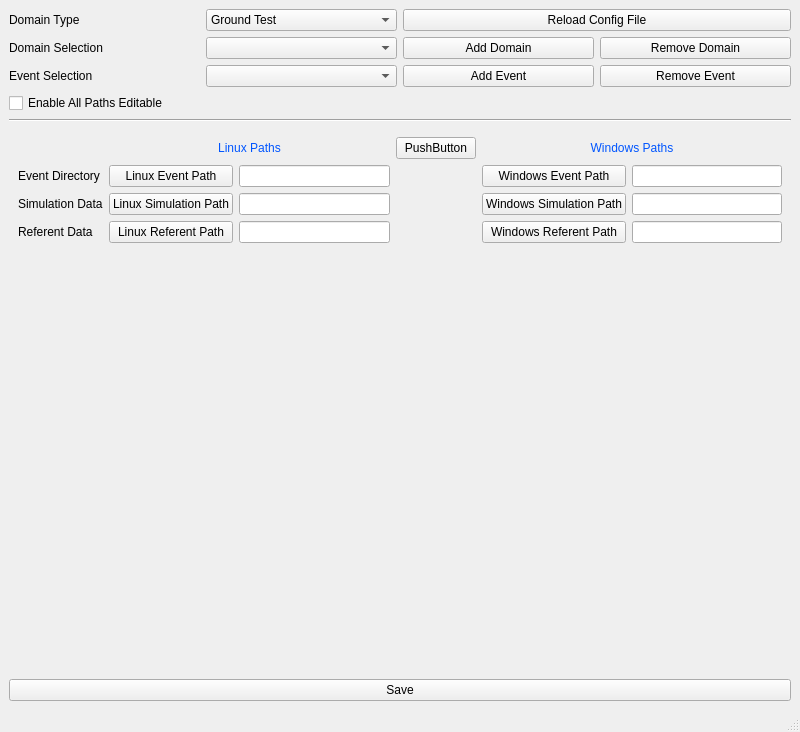
<?xml version="1.0" encoding="UTF-8"?>
<ui version="4.0">
 <class>MainWindow</class>
 <widget class="QMainWindow" name="MainWindow">
  <property name="geometry">
   <rect>
    <x>0</x>
    <y>0</y>
    <width>800</width>
    <height>732</height>
   </rect>
  </property>
  <property name="windowTitle">
   <string>MainWindow</string>
  </property>
  <widget class="QWidget" name="centralwidget">
   <layout class="QGridLayout" name="gridLayout_2">
    <item row="0" column="0">
     <layout class="QGridLayout" name="gridLayout">
      <item row="0" column="1">
       <widget class="QComboBox" name="DomainTypeCombo">
        <item>
         <property name="text">
          <string>Ground Test</string>
         </property>
        </item>
        <item>
         <property name="text">
          <string>MAT</string>
         </property>
        </item>
        <item>
         <property name="text">
          <string>Generic</string>
         </property>
        </item>
       </widget>
      </item>
      <item row="2" column="0">
       <widget class="QLabel" name="label_3">
        <property name="text">
         <string>Event Selection</string>
        </property>
       </widget>
      </item>
      <item row="0" column="2" colspan="2">
       <widget class="QPushButton" name="ReloadJsonButton">
        <property name="text">
         <string>Reload Config File</string>
        </property>
       </widget>
      </item>
      <item row="5" column="0" colspan="4">
       <widget class="QStackedWidget" name="stackedWidget">
        <property name="currentIndex">
         <number>1</number>
        </property>
        <widget class="QWidget" name="page">
         <layout class="QGridLayout" name="gridLayout_4">
          <item row="0" column="1">
           <layout class="QGridLayout" name="gridLayout_3">
            <item row="1" column="0">
             <widget class="QLabel" name="label_4">
              <property name="text">
               <string>Event Base Directory </string>
              </property>
             </widget>
            </item>
            <item row="2" column="3">
             <widget class="QLabel" name="label_12">
              <property name="sizePolicy">
               <sizepolicy hsizetype="Preferred" vsizetype="Fixed">
                <horstretch>0</horstretch>
                <verstretch>0</verstretch>
               </sizepolicy>
              </property>
              <property name="text">
               <string>&lt;html&gt;&lt;head/&gt;&lt;body&gt;&lt;p align=&quot;center&quot;&gt;&lt;span style=&quot; color:#0055ff;&quot;&gt;Digest Paths&lt;/span&gt;&lt;/p&gt;&lt;/body&gt;&lt;/html&gt;</string>
              </property>
             </widget>
            </item>
            <item row="10" column="0">
             <widget class="QLabel" name="label_15">
              <property name="text">
               <string>Phases - JU - Tescase Setup</string>
              </property>
             </widget>
            </item>
            <item row="3" column="1">
             <widget class="QPushButton" name="ConfigPathLinuxButton">
              <property name="text">
               <string>Linux Config Path</string>
              </property>
             </widget>
            </item>
            <item row="1" column="5">
             <widget class="QLineEdit" name="EventPathWindowsLine"/>
            </item>
            <item row="1" column="4">
             <widget class="QPushButton" name="EventPathWindowsButton">
              <property name="text">
               <string>Windows Event Base</string>
              </property>
             </widget>
            </item>
            <item row="0" column="1" colspan="2">
             <widget class="QLabel" name="label_13">
              <property name="text">
               <string>&lt;html&gt;&lt;head/&gt;&lt;body&gt;&lt;p align=&quot;center&quot;&gt;&lt;span style=&quot; color:#0055ff;&quot;&gt;Linux Paths&lt;/span&gt;&lt;/p&gt;&lt;/body&gt;&lt;/html&gt;</string>
              </property>
             </widget>
            </item>
            <item row="0" column="4" colspan="2">
             <widget class="QLabel" name="label_14">
              <property name="text">
               <string>&lt;html&gt;&lt;head/&gt;&lt;body&gt;&lt;p align=&quot;center&quot;&gt;&lt;span style=&quot; color:#0055ff;&quot;&gt;Windows Paths&lt;/span&gt;&lt;/p&gt;&lt;/body&gt;&lt;/html&gt;</string>
              </property>
             </widget>
            </item>
            <item row="3" column="5">
             <widget class="QLineEdit" name="ConfigPathWindowsLine"/>
            </item>
            <item row="7" column="4">
             <widget class="QPushButton" name="DataPathWindowsButton">
              <property name="text">
               <string>Windows Data Path</string>
              </property>
             </widget>
            </item>
            <item row="0" column="3" rowspan="2">
             <widget class="Line" name="line_2">
              <property name="orientation">
               <enum>Qt::Vertical</enum>
              </property>
             </widget>
            </item>
            <item row="3" column="3" rowspan="7">
             <widget class="Line" name="line">
              <property name="orientation">
               <enum>Qt::Vertical</enum>
              </property>
             </widget>
            </item>
            <item row="2" column="1" colspan="2">
             <widget class="QPushButton" name="AutoCompleteDigestPathsLinux">
              <property name="text">
               <string>Auto Complete Digest Paths</string>
              </property>
             </widget>
            </item>
            <item row="8" column="0">
             <widget class="QLabel" name="label_11">
              <property name="text">
               <string>OSF Directory</string>
              </property>
             </widget>
            </item>
            <item row="5" column="0">
             <widget class="QLabel" name="label_8">
              <property name="text">
               <string>Output Directory</string>
              </property>
             </widget>
            </item>
            <item row="1" column="2">
             <widget class="QLineEdit" name="EventPathLinuxLine"/>
            </item>
            <item row="9" column="0">
             <widget class="QLabel" name="label_5">
              <property name="text">
               <string>ITP Directory</string>
              </property>
             </widget>
            </item>
            <item row="1" column="1">
             <widget class="QPushButton" name="EventPathLinuxButton">
              <property name="text">
               <string>Linux Event Base</string>
              </property>
             </widget>
            </item>
            <item row="7" column="0">
             <widget class="QLabel" name="label_10">
              <property name="text">
               <string>Data Directory</string>
              </property>
             </widget>
            </item>
            <item row="9" column="2">
             <widget class="QLineEdit" name="ITPPathLinuxLine"/>
            </item>
            <item row="9" column="1">
             <widget class="QPushButton" name="ITPPathLinuxButton">
              <property name="text">
               <string>Linux ITP Path</string>
              </property>
             </widget>
            </item>
            <item row="10" column="2" colspan="3">
             <widget class="QComboBox" name="comboBox">
              <item>
               <property name="text">
                <string>Phases</string>
               </property>
              </item>
              <item>
               <property name="text">
                <string>JU</string>
               </property>
              </item>
              <item>
               <property name="text">
                <string>Testcase</string>
               </property>
              </item>
              <item>
               <property name="text">
                <string>Extra Paths</string>
               </property>
              </item>
             </widget>
            </item>
            <item row="6" column="0">
             <widget class="QLabel" name="label_9">
              <property name="text">
               <string>Documentation Directory</string>
              </property>
             </widget>
            </item>
            <item row="8" column="2">
             <widget class="QLineEdit" name="OSFPathLinuxLine"/>
            </item>
            <item row="9" column="4">
             <widget class="QPushButton" name="ITPPathWindowsButton">
              <property name="text">
               <string>Windows ITP Path</string>
              </property>
             </widget>
            </item>
            <item row="3" column="0">
             <widget class="QLabel" name="label_6">
              <property name="text">
               <string>Config Directory</string>
              </property>
             </widget>
            </item>
            <item row="4" column="0">
             <widget class="QLabel" name="label_7">
              <property name="text">
               <string>Execution Directory</string>
              </property>
             </widget>
            </item>
            <item row="5" column="4">
             <widget class="QPushButton" name="OutputPathWindowsButton">
              <property name="text">
               <string>Windows Output Path</string>
              </property>
             </widget>
            </item>
            <item row="6" column="2">
             <widget class="QLineEdit" name="DoxPathLinuxLine"/>
            </item>
            <item row="4" column="2">
             <widget class="QLineEdit" name="ExecPathLinuxLine"/>
            </item>
            <item row="5" column="2">
             <widget class="QLineEdit" name="OutputPathLinuxLine"/>
            </item>
            <item row="3" column="2">
             <widget class="QLineEdit" name="ConfigPathLinuxLine"/>
            </item>
            <item row="7" column="2">
             <widget class="QLineEdit" name="DataPathLinuxLine"/>
            </item>
            <item row="4" column="5">
             <widget class="QLineEdit" name="ExecPathWindowsLine"/>
            </item>
            <item row="2" column="4" colspan="2">
             <widget class="QPushButton" name="AutoCompleteDigestPathsWindows">
              <property name="text">
               <string>Auto Complete Digest Paths</string>
              </property>
             </widget>
            </item>
            <item row="11" column="0" colspan="6">
             <widget class="QStackedWidget" name="stackedWidget_2">
              <property name="currentIndex">
               <number>0</number>
              </property>
              <widget class="QWidget" name="page_3">
               <layout class="QGridLayout" name="gridLayout_6">
                <item row="0" column="0">
                 <layout class="QGridLayout" name="gridLayout_5">
                  <item row="0" column="0">
                   <widget class="QPushButton" name="GTAddPhaseButton">
                    <property name="text">
                     <string>Add Phase</string>
                    </property>
                   </widget>
                  </item>
                  <item row="0" column="2">
                   <widget class="QPushButton" name="GTPhasesAutoSetupLinux">
                    <property name="text">
                     <string>Auto Setup (Linux)</string>
                    </property>
                   </widget>
                  </item>
                  <item row="0" column="1">
                   <widget class="QPushButton" name="GTRemovePhasesButton">
                    <property name="text">
                     <string>Remove Phases</string>
                    </property>
                   </widget>
                  </item>
                  <item row="0" column="3">
                   <widget class="QPushButton" name="GTPhasesAutoSetupWindows">
                    <property name="text">
                     <string>Auto Setup (Windows)</string>
                    </property>
                   </widget>
                  </item>
                  <item row="1" column="0" colspan="4">
                   <widget class="QTreeWidget" name="GTPhaseTree">
                    <property name="selectionMode">
                     <enum>QAbstractItemView::ExtendedSelection</enum>
                    </property>
                    <column>
                     <property name="text">
                      <string>OS</string>
                     </property>
                    </column>
                    <column>
                     <property name="text">
                      <string>Association</string>
                     </property>
                    </column>
                    <column>
                     <property name="text">
                      <string>Button</string>
                     </property>
                    </column>
                    <column>
                     <property name="text">
                      <string>Phase</string>
                     </property>
                    </column>
                    <column>
                     <property name="text">
                      <string>Path</string>
                     </property>
                    </column>
                   </widget>
                  </item>
                 </layout>
                </item>
               </layout>
              </widget>
              <widget class="QWidget" name="page_4">
               <layout class="QGridLayout" name="gridLayout_8">
                <item row="0" column="0">
                 <layout class="QGridLayout" name="gridLayout_7">
                  <item row="0" column="0">
                   <widget class="QPushButton" name="pushButton">
                    <property name="text">
                     <string>Add JU</string>
                    </property>
                   </widget>
                  </item>
                  <item row="0" column="1">
                   <widget class="QPushButton" name="pushButton_2">
                    <property name="text">
                     <string>Remove JUs</string>
                    </property>
                   </widget>
                  </item>
                  <item row="1" column="0" colspan="2">
                   <widget class="QTableWidget" name="tableWidget"/>
                  </item>
                 </layout>
                </item>
               </layout>
              </widget>
              <widget class="QWidget" name="page_5">
               <layout class="QGridLayout" name="gridLayout_12">
                <item row="0" column="0">
                 <layout class="QGridLayout" name="gridLayout_11"/>
                </item>
               </layout>
              </widget>
              <widget class="QWidget" name="page_6">
               <layout class="QGridLayout" name="gridLayout_10">
                <item row="0" column="0">
                 <layout class="QGridLayout" name="gridLayout_9"/>
                </item>
               </layout>
              </widget>
             </widget>
            </item>
            <item row="5" column="1">
             <widget class="QPushButton" name="OutputPathLinuxButton">
              <property name="text">
               <string>Linux Output Path</string>
              </property>
             </widget>
            </item>
            <item row="7" column="1">
             <widget class="QPushButton" name="DataPathLinuxButton">
              <property name="text">
               <string>Linux Data Path</string>
              </property>
             </widget>
            </item>
            <item row="4" column="1">
             <widget class="QPushButton" name="ExecPathLinuxButton">
              <property name="text">
               <string>Linux Exec Path</string>
              </property>
             </widget>
            </item>
            <item row="6" column="5">
             <widget class="QLineEdit" name="DoxPathWindowsLine"/>
            </item>
            <item row="6" column="4">
             <widget class="QPushButton" name="DoxPathWindowsButton">
              <property name="text">
               <string>Windows Dox Path</string>
              </property>
             </widget>
            </item>
            <item row="8" column="5">
             <widget class="QLineEdit" name="OSFPathWindowsLine"/>
            </item>
            <item row="5" column="5">
             <widget class="QLineEdit" name="OutputPathWindowsLine"/>
            </item>
            <item row="7" column="5">
             <widget class="QLineEdit" name="DataPathWindowsLine"/>
            </item>
            <item row="6" column="1">
             <widget class="QPushButton" name="DoxPathLinuxButton">
              <property name="text">
               <string>Linux Dox Path</string>
              </property>
             </widget>
            </item>
            <item row="4" column="4">
             <widget class="QPushButton" name="ExecPathWindowsButton">
              <property name="text">
               <string>Windows Exec Path</string>
              </property>
             </widget>
            </item>
            <item row="8" column="1">
             <widget class="QPushButton" name="OSFPathLinuxButton">
              <property name="text">
               <string>Linux OSF Path</string>
              </property>
             </widget>
            </item>
            <item row="3" column="4">
             <widget class="QPushButton" name="ConfigPathWindowsButton">
              <property name="text">
               <string>Windows Config Path</string>
              </property>
             </widget>
            </item>
            <item row="8" column="4">
             <widget class="QPushButton" name="OSFPathWindowsButton">
              <property name="text">
               <string>Windows OSF Path</string>
              </property>
             </widget>
            </item>
            <item row="9" column="5">
             <widget class="QLineEdit" name="ITPPathWindowsLine"/>
            </item>
           </layout>
          </item>
         </layout>
        </widget>
        <widget class="QWidget" name="page_2">
         <layout class="QGridLayout" name="gridLayout_14">
          <item row="0" column="0">
           <layout class="QGridLayout" name="gridLayout_13">
            <item row="1" column="0">
             <widget class="QLabel" name="label_16">
              <property name="text">
               <string>Event Directory</string>
              </property>
             </widget>
            </item>
            <item row="1" column="5">
             <widget class="QLineEdit" name="lineEdit_2"/>
            </item>
            <item row="3" column="2">
             <widget class="QLineEdit" name="lineEdit_4"/>
            </item>
            <item row="3" column="1">
             <widget class="QPushButton" name="pushButton_7">
              <property name="text">
               <string>Linux Referent Path</string>
              </property>
             </widget>
            </item>
            <item row="0" column="4" colspan="2">
             <widget class="QLabel" name="label_20">
              <property name="text">
               <string>&lt;html&gt;&lt;head/&gt;&lt;body&gt;&lt;p align=&quot;center&quot;&gt;&lt;span style=&quot; color:#0055ff;&quot;&gt;Windows Paths&lt;/span&gt;&lt;/p&gt;&lt;/body&gt;&lt;/html&gt;</string>
              </property>
             </widget>
            </item>
            <item row="3" column="0">
             <widget class="QLabel" name="label_19">
              <property name="text">
               <string>Referent Data</string>
              </property>
             </widget>
            </item>
            <item row="0" column="1" colspan="2">
             <widget class="QLabel" name="label_17">
              <property name="text">
               <string>&lt;html&gt;&lt;head/&gt;&lt;body&gt;&lt;p align=&quot;center&quot;&gt;&lt;span style=&quot; color:#0055ff;&quot;&gt;Linux Paths&lt;/span&gt;&lt;/p&gt;&lt;/body&gt;&lt;/html&gt;</string>
              </property>
             </widget>
            </item>
            <item row="1" column="1">
             <widget class="QPushButton" name="pushButton_4">
              <property name="text">
               <string>Linux Event Path</string>
              </property>
             </widget>
            </item>
            <item row="1" column="4">
             <widget class="QPushButton" name="pushButton_3">
              <property name="text">
               <string>Windows Event Path</string>
              </property>
             </widget>
            </item>
            <item row="2" column="0">
             <widget class="QLabel" name="label_18">
              <property name="text">
               <string>Simulation Data</string>
              </property>
             </widget>
            </item>
            <item row="2" column="5">
             <widget class="QLineEdit" name="lineEdit_5"/>
            </item>
            <item row="1" column="2">
             <widget class="QLineEdit" name="lineEdit"/>
            </item>
            <item row="2" column="1">
             <widget class="QPushButton" name="pushButton_6">
              <property name="text">
               <string>Linux Simulation Path</string>
              </property>
             </widget>
            </item>
            <item row="4" column="1">
             <spacer name="verticalSpacer">
              <property name="orientation">
               <enum>Qt::Vertical</enum>
              </property>
              <property name="sizeHint" stdset="0">
               <size>
                <width>20</width>
                <height>40</height>
               </size>
              </property>
             </spacer>
            </item>
            <item row="2" column="2">
             <widget class="QLineEdit" name="lineEdit_3"/>
            </item>
            <item row="2" column="4">
             <widget class="QPushButton" name="pushButton_8">
              <property name="text">
               <string>Windows Simulation Path</string>
              </property>
             </widget>
            </item>
            <item row="3" column="5">
             <widget class="QLineEdit" name="lineEdit_6"/>
            </item>
            <item row="3" column="4">
             <widget class="QPushButton" name="pushButton_9">
              <property name="text">
               <string>Windows Referent Path</string>
              </property>
             </widget>
            </item>
            <item row="0" column="3">
             <widget class="QPushButton" name="pushButton_5">
              <property name="text">
               <string>PushButton</string>
              </property>
             </widget>
            </item>
           </layout>
          </item>
         </layout>
        </widget>
       </widget>
      </item>
      <item row="0" column="0">
       <widget class="QLabel" name="label">
        <property name="text">
         <string>Domain Type</string>
        </property>
       </widget>
      </item>
      <item row="1" column="2">
       <widget class="QPushButton" name="AddDomainButton">
        <property name="text">
         <string>Add Domain</string>
        </property>
       </widget>
      </item>
      <item row="2" column="1">
       <widget class="QComboBox" name="EventCombo"/>
      </item>
      <item row="1" column="1">
       <widget class="QComboBox" name="DomainCombo"/>
      </item>
      <item row="1" column="0">
       <widget class="QLabel" name="label_2">
        <property name="text">
         <string>Domain Selection</string>
        </property>
       </widget>
      </item>
      <item row="1" column="3">
       <widget class="QPushButton" name="RemoveDomainButton">
        <property name="text">
         <string>Remove Domain</string>
        </property>
       </widget>
      </item>
      <item row="2" column="2">
       <widget class="QPushButton" name="AddEventButton">
        <property name="text">
         <string>Add Event</string>
        </property>
       </widget>
      </item>
      <item row="2" column="3">
       <widget class="QPushButton" name="RemoveEventButton">
        <property name="text">
         <string>Remove Event</string>
        </property>
       </widget>
      </item>
      <item row="4" column="0" colspan="4">
       <widget class="Line" name="line_3">
        <property name="orientation">
         <enum>Qt::Horizontal</enum>
        </property>
       </widget>
      </item>
      <item row="3" column="0">
       <widget class="QCheckBox" name="EnableAllPathsCheck">
        <property name="text">
         <string>Enable All Paths Editable</string>
        </property>
       </widget>
      </item>
     </layout>
    </item>
    <item row="1" column="0">
     <widget class="QPushButton" name="SaveButton">
      <property name="text">
       <string>Save</string>
      </property>
     </widget>
    </item>
   </layout>
  </widget>
  <widget class="QMenuBar" name="menubar">
   <property name="geometry">
    <rect>
     <x>0</x>
     <y>0</y>
     <width>800</width>
     <height>20</height>
    </rect>
   </property>
  </widget>
  <widget class="QStatusBar" name="statusbar"/>
 </widget>
 <resources/>
 <connections>
  <connection>
   <sender>DomainTypeCombo</sender>
   <signal>activated(int)</signal>
   <receiver>stackedWidget</receiver>
   <slot>setCurrentIndex(int)</slot>
   <hints>
    <hint type="sourcelabel">
     <x>289</x>
     <y>49</y>
    </hint>
    <hint type="destinationlabel">
     <x>401</x>
     <y>134</y>
    </hint>
   </hints>
  </connection>
  <connection>
   <sender>comboBox</sender>
   <signal>activated(int)</signal>
   <receiver>stackedWidget_2</receiver>
   <slot>setCurrentIndex(int)</slot>
   <hints>
    <hint type="sourcelabel">
     <x>376</x>
     <y>441</y>
    </hint>
    <hint type="destinationlabel">
     <x>377</x>
     <y>461</y>
    </hint>
   </hints>
  </connection>
 </connections>
</ui>
